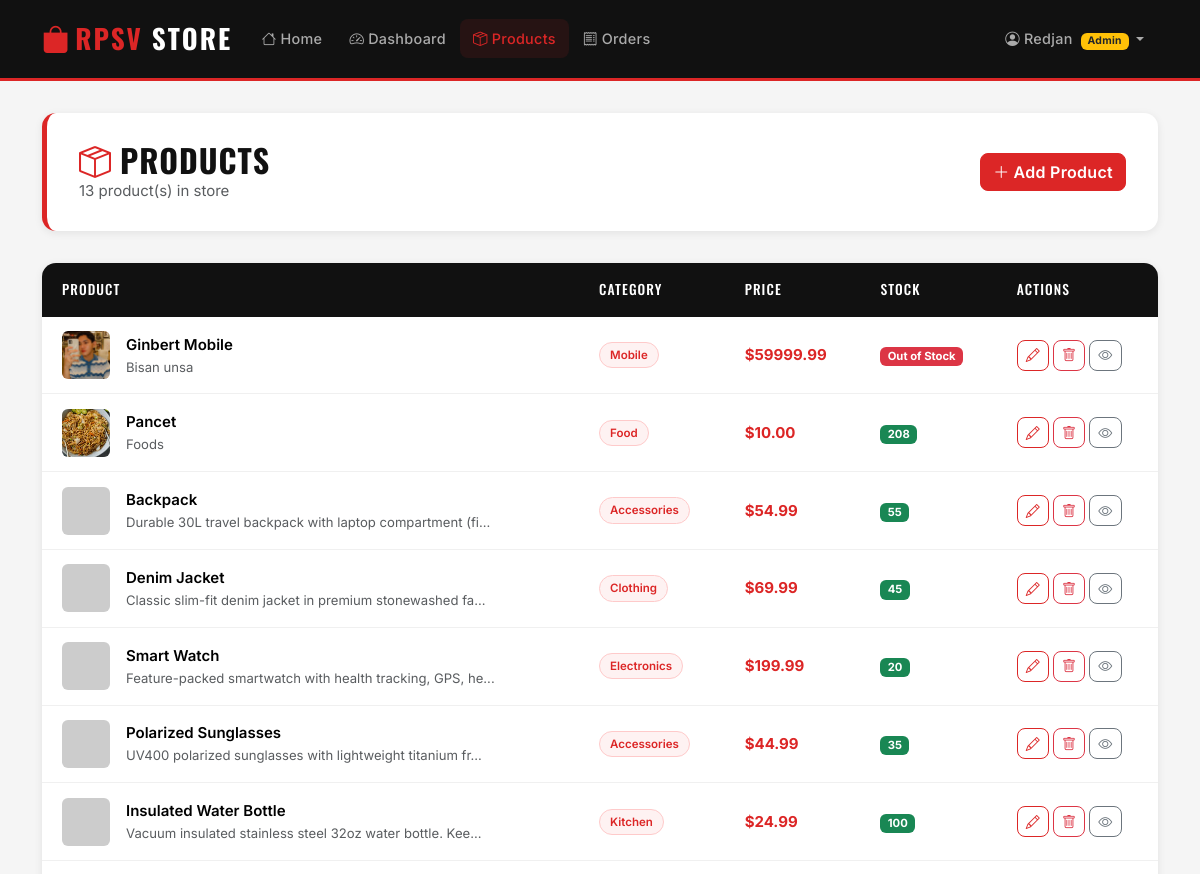
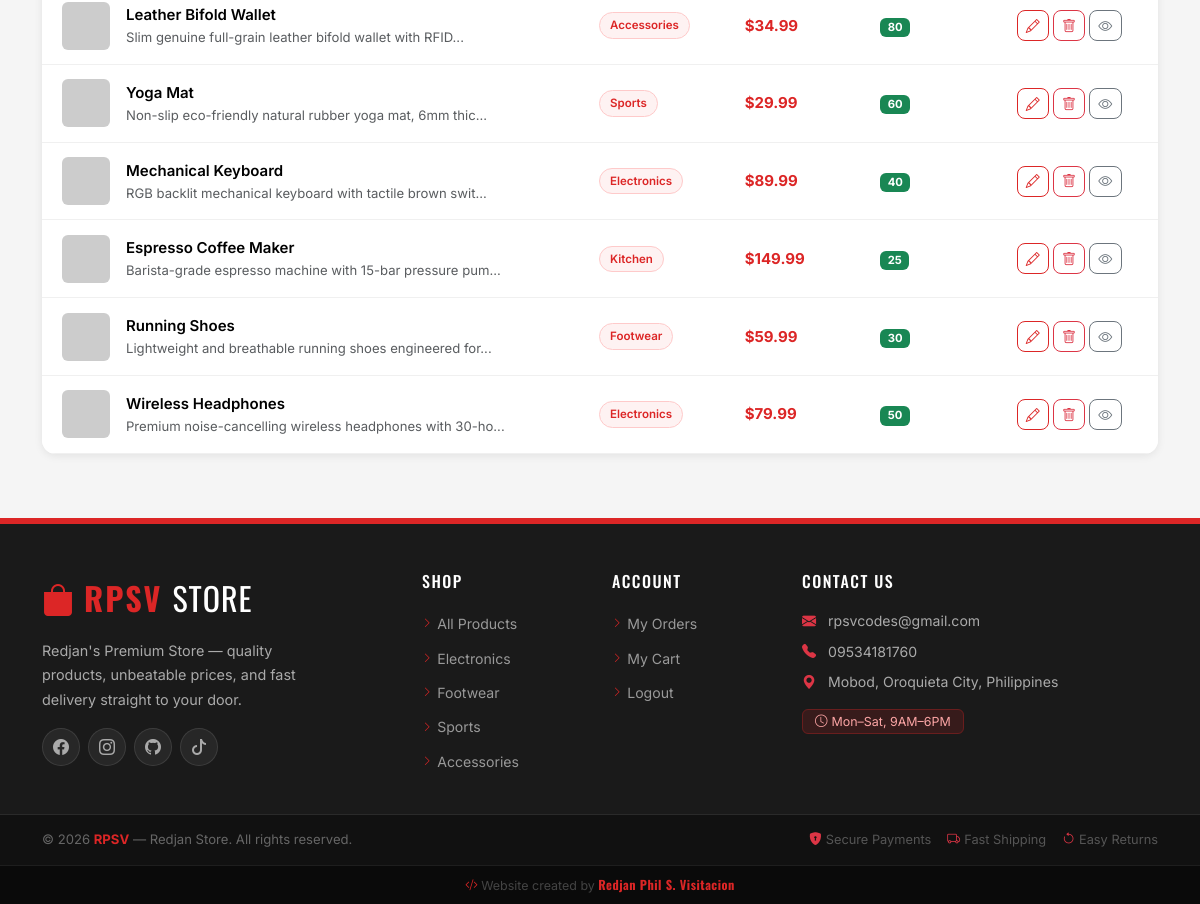
/admin/products (signed in), run on the app's committed database (2 pictures, top to bottom).
### tables this page shows
CREATE TABLE users (
        id INTEGER PRIMARY KEY AUTOINCREMENT,
        username TEXT UNIQUE NOT NULL,
        email TEXT UNIQUE NOT NULL,
        password_hash TEXT NOT NULL,
        role TEXT NOT NULL DEFAULT 'buyer',
        created_at TIMESTAMP DEFAULT CURRENT_TIMESTAMP
    );

CREATE TABLE products (
        id INTEGER PRIMARY KEY AUTOINCREMENT,
        name TEXT NOT NULL,
        description TEXT,
        price REAL NOT NULL,
        stock INTEGER NOT NULL DEFAULT 0,
        image_url TEXT,
        category TEXT
    );

### app.py (the view)
@app.route('/admin/products')
@login_required
@admin_required
def admin_products():
    db = get_db()
    products = db.execute("SELECT * FROM products ORDER BY id DESC").fetchall()
    return render_template('admin/products.html', products=products)

### app.py (called while the page is built, shortened)
@login_manager.user_loader
def load_user(user_id):
    db = get_db()
    row = db.execute("SELECT * FROM users WHERE id=?", (user_id,)).fetchone()
    if row:
        return User(row['id'], row['username'], row['email'], row['role'])
    return None

def admin_required(f):
    @wraps(f)
    def decorated(*args, **kwargs):
        if not current_user.is_authenticated or current_user.role != 'admin':
            flash('Admin access required.', 'danger')
            return redirect(url_for('index'))
        return f(*args, **kwargs)
    return decorated

@app.context_processor
def inject_cart_count():
    count = 0
    return dict(cart_count=count)

### database.py (called while the page is built)
def get_db():
    if 'db' not in g:
        g.db = sqlite3.connect(DATABASE)
        g.db.row_factory = sqlite3.Row
        g.db.execute("PRAGMA foreign_keys = ON")
        g.db.execute("PRAGMA journal_mode = WAL")   # allows concurrent reads + writes
    return g.db

### templates/admin/products.html (shortened to what this page needs)
{% extends "base.html" %}
{% block content %}
<div class="page-header d-flex align-items-center justify-content-between">
  <div>
    <h2><i class="bi bi-box-seam me-2 text-primary"></i>Products</h2>
    <p class="text-muted mb-0">{{ products|length }} product(s) in store</p>
  </div>
  <a href="{{ url_for('admin_add_product') }}" class="btn btn-primary">
    <i class="bi bi-plus-lg me-1"></i>Add Product
  </a>
</div>
<div class="table-card">
  {% if products %}
  <table class="table mb-0">
    <thead>
      <tr>
        <th>Product</th>
        <th>Category</th>
        <th>Price</th>
        <th>Stock</th>
        <th>Actions</th>
      </tr>
    </thead>
    <tbody>
      {% for p in products %}
      <tr>
        <td>
          <div class="d-flex align-items-center gap-3">
            <img src="{{ p['image_url'] or 'https://placehold.co/50x50' }}"
                 class="rounded-2 product-img"
                 style="width:48px;height:48px;object-fit:cover" alt="{{ p['name'] }}">
            <div>
              <div class="fw-semibold">{{ p['name'] }}</div>
              <div class="text-muted small">
                {{ p['description'][:55] }}{% if p['description']|length > 55 %}...{% endif %}
              </div>
            </div>
          </div>
        </td>
        <td><span class="badge-category">{{ p['category'] }}</span></td>
        <td class="fw-bold" style="color:var(--primary)">${{ "%.2f"|format(p['price']) }}</td>
        <td>
          {% if p['stock'] == 0 %}
            <span class="badge bg-danger">Out of Stock</span>
          {% elif p['stock'] < 10 %}
            <span class="badge bg-warning text-dark">Low: {{ p['stock'] }}</span>
          {% else %}
            <span class="badge bg-success">{{ p['stock'] }}</span>
          {% endif %}
        </td>
        <td>
          <div class="d-flex gap-1">
            <a href="{{ url_for('admin_edit_product', product_id=p['id']) }}"
               class="btn btn-sm btn-outline-primary" title="Edit">
              <i class="bi bi-pencil"></i>
            </a>
            <form method="POST"
                  action="{{ url_for('admin_delete_product', product_id=p['id']) }}"
                  class="confirm-delete">
              <button type="submit" class="btn btn-sm btn-outline-danger" title="Delete">
                <i class="bi bi-trash"></i>
              </button>
            </form>
            <a href="{{ url_for('product_detail', product_id=p['id']) }}"
               class="btn btn-sm btn-outline-secondary" target="_blank" title="Preview">
              <i class="bi bi-eye"></i>
            </a>
          </div>
        </td>
      </tr>
      {% endfor %}
    </tbody>
  </table>
  {% endif %}
</div>
{% endblock %}

### templates/base.html (shortened to what this page needs)
<!DOCTYPE html>
<html lang="en">
<head>
  <link rel="stylesheet" href="https://cdn.jsdelivr.net/npm/bootstrap@5.3.2/dist/css/bootstrap.min.css" />
  <link rel="stylesheet" href="https://cdn.jsdelivr.net/npm/bootstrap-icons@1.11.3/font/bootstrap-icons.min.css" />
  <link rel="stylesheet" href="{{ url_for('static', filename='css/custom.css') }}" />
</head>
<body>
<nav class="navbar navbar-expand-lg navbar-dark">
  <div class="container">
    <a class="navbar-brand" href="{{ url_for('index') }}">
      <i class="bi bi-bag-fill me-1"></i>RPSV<span> Store</span>
    </a>
    <div class="collapse navbar-collapse" id="navbarNav">
      <ul class="navbar-nav me-auto">
        <li class="nav-item">
          <a class="nav-link {% if request.endpoint == 'index' %}active{% endif %}" href="{{ url_for('index') }}">
            <i class="bi bi-house me-1"></i>Home
          </a>
        </li>
        {% if current_user.is_authenticated and current_user.role == 'admin' %}
        <li class="nav-item">
          <a class="nav-link {% if request.endpoint == 'admin_dashboard' %}active{% endif %}" href="{{ url_for('admin_dashboard') }}">
            <i class="bi bi-speedometer2 me-1"></i>Dashboard
          </a>
        </li>
        <li class="nav-item">
          <a class="nav-link {% if 'admin_product' in request.endpoint %}active{% endif %}" href="{{ url_for('admin_products') }}">
            <i class="bi bi-box-seam me-1"></i>Products
          </a>
        </li>
        <li class="nav-item">
          <a class="nav-link {% if request.endpoint == 'admin_orders' %}active{% endif %}" href="{{ url_for('admin_orders') }}">
            <i class="bi bi-receipt me-1"></i>Orders
          </a>
        </li>
        {% endif %}
      </ul>
      <ul class="navbar-nav ms-auto align-items-center gap-1">
        {% if current_user.is_authenticated %}
          <li class="nav-item dropdown">
            <a class="nav-link dropdown-toggle" href="#" data-bs-toggle="dropdown">
              <i class="bi bi-person-circle me-1"></i>{{ current_user.username }}
              {% if current_user.role == 'admin' %}<span class="badge bg-warning text-dark ms-1" style="font-size:.65rem">Admin</span>{% endif %}
            </a>
          </li>
        {% endif %}
      </ul>
    </div>
  </div>
</nav>
<main class="container py-3">
  {% block content %}{% endblock %}
</main>
<footer class="mt-5">
  <div style="background:#1a1a1a; border-top: 3px solid var(--primary); padding: 3rem 0 2rem;">
    <div class="container">
      <div class="row g-4">
        <div class="col-lg-4 col-md-6">
          <div class="mb-3">
            <span style="font-family:'Oswald',sans-serif; font-size:2rem; font-weight:700; color:var(--primary); letter-spacing:2px;">
              <i class="bi bi-bag-fill me-2"></i>RPSV
            </span>
            <span style="font-family:'Oswald',sans-serif; font-size:2rem; font-weight:400; color:#fff; letter-spacing:1px;">
              STORE
            </span>
          </div>
          <p style="color:#aaa; font-size:.9rem; line-height:1.7; max-width:280px;">
            Redjan's Premium Store — quality products, unbeatable prices, and fast delivery straight to your door.
          </p>
          <div class="d-flex gap-2 mt-3">
            <a href="https://www.facebook.com/redjan.phil.s.visitacion" target="_blank" class="footer-social"><i class="bi bi-facebook"></i></a>
            <a href="https://www.instagram.com/redjanphilsvisitacion" target="_blank" class="footer-social"><i class="bi bi-instagram"></i></a>
            <a href="https://github.com/RedjanVisitacion" target="_blank" class="footer-social"><i class="bi bi-github"></i></a>
            <a href="https://www.tiktok.com/@rpsv_codes" target="_blank" class="footer-social"><i class="bi bi-tiktok"></i></a>
          </div>
        </div>
        <div class="col-lg-2 col-md-6 col-6">
          <h6 style="font-family:'Oswald',sans-serif; color:#fff; font-size:1rem; letter-spacing:1.5px; text-transform:uppercase; margin-bottom:1.2rem;">
            Shop
          </h6>
          <ul class="list-unstyled footer-links">
            <li><a href="{{ url_for('index') }}"><i class="bi bi-chevron-right"></i>All Products</a></li>
            <li><a href="{{ url_for('index', category='Electronics') }}"><i class="bi bi-chevron-right"></i>Electronics</a></li>
            <li><a href="{{ url_for('index', category='Footwear') }}"><i class="bi bi-chevron-right"></i>Footwear</a></li>
            <li><a href="{{ url_for('index', category='Sports') }}"><i class="bi bi-chevron-right"></i>Sports</a></li>
            <li><a href="{{ url_for('index', category='Accessories') }}"><i class="bi bi-chevron-right"></i>Accessories</a></li>
          </ul>
        </div>
        <div class="col-lg-2 col-md-6 col-6">
          <h6 style="font-family:'Oswald',sans-serif; color:#fff; font-size:1rem; letter-spacing:1.5px; text-transform:uppercase; margin-bottom:1.2rem;">
            Account
          </h6>
          <ul class="list-unstyled footer-links">
            {% if current_user.is_authenticated %}
            <li><a href="{{ url_for('my_orders') }}"><i class="bi bi-chevron-right"></i>My Orders</a></li>
            <li><a href="{{ url_for('cart') }}"><i class="bi bi-chevron-right"></i>My Cart</a></li>
            <li><a href="{{ url_for('logout') }}"><i class="bi bi-chevron-right"></i>Logout</a></li>
            {% else %}
            <li><a href="{{ url_for('login') }}"><i class="bi bi-chevron-right"></i>Login</a></li>
            <li><a href="{{ url_for('register') }}"><i class="bi bi-chevron-right"></i>Register</a></li>
            {% endif %}
          </ul>
        </div>
        <div class="col-lg-4 col-md-6">
          <h6 style="font-family:'Oswald',sans-serif; color:#fff; font-size:1rem; letter-spacing:1.5px; text-transform:uppercase; margin-bottom:1.2rem;">
            Contact Us
          </h6>
          <ul class="list-unstyled" style="color:#aaa; font-size:.88rem;">
            <li class="mb-2">
              <i class="bi bi-envelope-fill text-danger me-2"></i>
              rpsvcodes@gmail.com
            </li>
            <li class="mb-2">
              <i class="bi bi-telephone-fill text-danger me-2"></i>
              09534181760
            </li>
            <li class="mb-2">
              <i class="bi bi-geo-alt-fill text-danger me-2"></i>
              Mobod, Oroquieta City, Philippines
            </li>
            <li class="mt-3">
              <span style="background:rgba(220,38,38,.15); border:1px solid rgba(220,38,38,.3); color:#fca5a5; border-radius:6px; padding:4px 12px; font-size:.78rem;">
                <i class="bi bi-clock me-1"></i>Mon–Sat, 9AM–6PM
              </span>
            </li>
          </ul>
        </div>
      </div>
    </div>
  </div>
  <div style="background:#111; border-top:1px solid #2a2a2a; padding:.9rem 0;">
    <div class="container d-flex flex-wrap justify-content-between align-items-center gap-2">
      <p class="mb-0" style="color:#666; font-size:.82rem;">
        &copy; 2026 <strong style="color:#dc2626;">RPSV</strong> — Redjan Store. All rights reserved.
      </p>
      <div class="d-flex gap-3" style="font-size:.8rem; color:#555;">
        <span><i class="bi bi-shield-lock-fill text-danger me-1"></i>Secure Payments</span>
        <span><i class="bi bi-truck text-danger me-1"></i>Fast Shipping</span>
        <span><i class="bi bi-arrow-counterclockwise text-danger me-1"></i>Easy Returns</span>
      </div>
    </div>
  </div>
  <div style="background:#0a0a0a; padding:.55rem 0; border-top:1px solid #1e1e1e;">
    <div class="container text-center">
      <p class="mb-0" style="font-size:.78rem; color:#444;">
        <i class="bi bi-code-slash" style="color:#dc2626;"></i>
        Website created by
        <strong style="color:#dc2626; font-family:'Oswald',sans-serif; letter-spacing:.5px;">
          Redjan Phil S. Visitacion
        </strong>
      </p>
    </div>
  </div>
</footer>
</body>
</html>

### static/css/custom.css (style rules this page uses)
:root { --primary: #dc2626; --primary-dark: #b91c1c; --primary-light: #fef2f2; --black: #111111; --black-soft: #1e1e1e; --grey: #f5f5f5; --grey-mid: #e5e5e5; --white: #ffffff; --text-main: #1a1a1a; --text-muted: #6b7280; --shadow-sm: 0 2px 8px rgba(0,0,0,.08); --shadow-md: 0 4px 20px rgba(0,0,0,.12); --shadow-lg: 0 12px 40px rgba(0,0,0,.18); --radius: 14px; --radius-sm: 8px; --transition: all 0.25s cubic-bezier(.4,0,.2,1); }
*, *::before, *::after { box-sizing: border-box; }
html { scroll-behavior: smooth; }
body { background: var(--grey); font-family: 'Inter', system-ui, sans-serif; color: var(--text-main); font-size: 15px; line-height: 1.6; }
h1, h2, h3, h4, h5, h6, .navbar-brand, .stat-value, .hero-section h1, .page-header h2 { font-family: 'Oswald', sans-serif; letter-spacing: 0.5px; }
a { text-decoration: none; transition: var(--transition); }
img { max-width: 100%; }
.navbar { background: var(--black) !important; border-bottom: 3px solid var(--primary); padding: 0.75rem 0; position: sticky; top: 0; z-index: 1030; transition: var(--transition); }
.navbar-brand { font-family: 'Oswald', sans-serif; font-weight: 700; font-size: 1.7rem; color: var(--primary) !important; letter-spacing: 2px; text-transform: uppercase; transition: var(--transition); }
.navbar-brand span { color: var(--white); }
.nav-link { color: #aaa !important; font-weight: 500; font-size: .9rem; padding: .5rem .85rem !important; border-radius: var(--radius-sm); transition: var(--transition); letter-spacing: 0.3px; }
.nav-link.active { color: var(--primary) !important; background: rgba(220,38,38,.1); }
.badge-category { background: var(--primary-light); color: var(--primary); font-size: .72rem; font-weight: 600; border-radius: 50px; padding: 3px 10px; border: 1px solid #fecaca; display: inline-block; transition: var(--transition); }
.btn { font-family: 'Inter', sans-serif; font-weight: 600; letter-spacing: .3px; border-radius: var(--radius-sm); transition: var(--transition); position: relative; overflow: hidden; }
.btn::after { content: ''; position: absolute; inset: 0; background: rgba(255,255,255,.12); opacity: 0; transition: opacity .2s; }
.btn-primary { background: var(--primary); border-color: var(--primary); color: #fff; }
.btn-outline-primary { color: var(--primary); border-color: var(--primary); }
.page-header { background: var(--white); border-radius: var(--radius); padding: 1.75rem 2rem; margin-bottom: 2rem; box-shadow: var(--shadow-sm); border-left: 5px solid var(--primary); transition: var(--transition); }
.page-header h2 { font-weight: 700; color: var(--black); margin: 0; text-transform: uppercase; letter-spacing: 1px; }
.table-card { background: var(--white); border-radius: var(--radius); overflow: hidden; box-shadow: var(--shadow-sm); }
.table th { background: var(--black); color: var(--white); font-family: 'Oswald', sans-serif; font-size: .85rem; font-weight: 500; text-transform: uppercase; letter-spacing: .08em; border: none; padding: 1rem 1.25rem; }
.table td { padding: .9rem 1.25rem; vertical-align: middle; border-color: #f0f0f0; transition: background .15s; }
.table tbody tr { transition: var(--transition); }
footer { background: var(--black) !important; border-top: 3px solid var(--primary); color: #888; }
.footer-links { list-style: none; padding: 0; margin: 0; }
.footer-links li { margin-bottom: .55rem; }
.footer-links a { color: #999; font-size: .88rem; text-decoration: none; transition: var(--transition); display: inline-flex; align-items: center; gap: .3rem; }
.footer-links a i { font-size: .65rem; color: var(--primary); transition: var(--transition); }
.footer-social { width: 38px; height: 38px; border-radius: 50%; background: rgba(255,255,255,.06); border: 1px solid rgba(255,255,255,.1); color: #aaa; display: flex; align-items: center; justify-content: center; font-size: 1rem; text-decoration: none; transition: var(--transition); }
main { animation: pageFadeIn .35s ease; }
.text-primary { color: var(--primary) !important; }

### data on the page
users: username "Redjan"
products: image_url (picture), name "Ginbert Mobile", description "Bisan unsa", category "Mobile", price "59999.99", stock "Out of Stock"
products: image_url (picture), name "Pancet", description "Foods", category "Food", price "10.00", stock "208"
products: name "Backpack", description "Durable 30L travel backpack with laptop compartment (fi", category "Accessories", price "54.99", stock "55"
products: name "Denim Jacket", description "Classic slim-fit denim jacket in premium stonewashed fa", category "Clothing", price "69.99", stock "45"
products: name "Smart Watch", description "Feature-packed smartwatch with health tracking, GPS, he", category "Electronics", price "199.99", stock "20"
products: name "Polarized Sunglasses", description "UV400 polarized sunglasses with lightweight titanium fr", category "Accessories", price "44.99", stock "35"
products: name "Insulated Water Bottle", description "Vacuum insulated stainless steel 32oz water bottle. Kee", category "Kitchen", price "24.99", stock "100"
products: name "Leather Bifold Wallet", description "Slim genuine full-grain leather bifold wallet with RFID", category "Accessories", price "34.99", stock "80"
products: name "Yoga Mat", description "Non-slip eco-friendly natural rubber yoga mat, 6mm thic", category "Sports", price "29.99", stock "60"
products: name "Mechanical Keyboard", description "RGB backlit mechanical keyboard with tactile brown swit", category "Electronics", price "89.99", stock "40"
products: name "Espresso Coffee Maker", description "Barista-grade espresso machine with 15-bar pressure pum", category "Kitchen", price "149.99", stock "25"
products: name "Running Shoes", description "Lightweight and breathable running shoes engineered for", category "Footwear", price "59.99", stock "30"
products: name "Wireless Headphones", description "Premium noise-cancelling wireless headphones with 30-ho", category "Electronics", price "79.99", stock "50"

### other printed values
{{ products|length }} "13"
